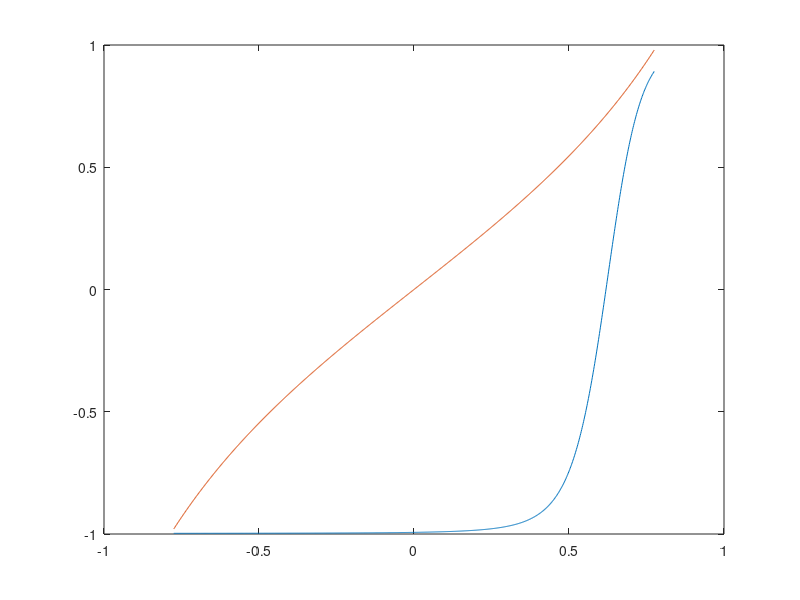

Write MATLAB code to recreate this figure.
%specify the number of input values
total = 1001;   % total number of inputs
number = (total-1)/2;

%Learned weights
w_input = [1.029141 ];
w_hidden = [2.374782 2.824092 2.174076 ];
w_output = [1.946559 0.506498 1.792632 ];
%Learned Bias
b_input = [-0.958094 ];
b_hidden = [0.750705 0.852179 0.300535 ];
b_output = [0.625551 ];

%initialising the limit and pi
limit = 0.25;
pi=3.1;

%calculate the input values
x_input = -pi*limit:pi*limit/number:pi*limit;




%Sigmoid function G(s)
function [ out ] = sigmoidd( s )
	out = (1 - exp(-2*s)) ./ (1 + exp(-2*s));
end

%Sigmoid derivative function G'(s)
function [ out ] = sigmoidd_derivative( s )
	out = (4 * exp(-2*s)) ./ ((1 + exp(-2*s)) .* (1 + exp(-2*s))) ;
end


function [ out ] = forward_hidden( x , w , b )
	j = 1;
	for i = x
		out(j)= w(j)*i + b(j);
		%disp(out(j));
		j= j + 1;
	endfor;
end

function [ out ] = forward_output( x , w , b )
	x_t = transpose(x);
	out = w*x_t;
	out = out + b;
end


function[ D ] = calculateC3(Ynn,x_input,iterations)
    sum_of_error = 0;
    for loop = 1:iterations
        error = (Ynn(loop) - tan(x_input(loop)));
        error = (error^2);
        sum_of_error = sum_of_error + error;
    endfor;
    D =( 1/iterations ) * sqrt(sum_of_error);
    fprintf("\nD is %f",D);
end

% run forward passs again to get values
count1 =1;
for i = sort(x_input)
	x_hidden = [ 1 1 1 ];
	x_output = [ 1 1 1 ];


	y_first = [ 1 ];
	y_second = [ 1 1 1 ];
	y_third = [ 1 ];

	% layer 1
	y_first = i * w_input(1) + b_input(1);
	out = sigmoidd(y_first);
	x_hidden = x_hidden * out;

	y_second = forward_hidden(x_hidden,w_hidden,b_hidden);

	% layer 2
	k = 1;	
	for j = y_second
		x_output(k) = sigmoidd(j);
		k = k + 1;	
	endfor;

	% layer 3
	y_third = forward_output(x_output, w_output, b_output);
	y_target = sigmoidd(y_third);

	calculated_output(count1) = y_target;
	count1 = count1 +1;
endfor;

plot_x = sort(x_input);
plot_y1 = calculated_output;

plot(plot_x,plot_y1,plot_x,tan(plot_x));

D = calculateC3(calculated_output,x_input,total);
printf("Sum of Average Error difference, D = ");
disp(D);

clear;









